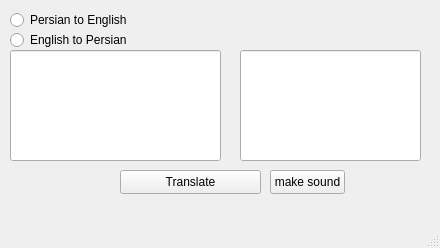
<?xml version="1.0" encoding="UTF-8"?>
<ui version="4.0">
 <class>MainWindow</class>
 <widget class="QMainWindow" name="MainWindow">
  <property name="geometry">
   <rect>
    <x>0</x>
    <y>0</y>
    <width>440</width>
    <height>248</height>
   </rect>
  </property>
  <property name="windowTitle">
   <string>MainWindow</string>
  </property>
  <widget class="QWidget" name="centralwidget">
   <widget class="QRadioButton" name="radio_PE">
    <property name="geometry">
     <rect>
      <x>10</x>
      <y>10</y>
      <width>116</width>
      <height>20</height>
     </rect>
    </property>
    <property name="text">
     <string>Persian to English</string>
    </property>
   </widget>
   <widget class="QRadioButton" name="radio_EP">
    <property name="geometry">
     <rect>
      <x>10</x>
      <y>30</y>
      <width>116</width>
      <height>20</height>
     </rect>
    </property>
    <property name="text">
     <string>English to Persian</string>
    </property>
   </widget>
   <widget class="QLineEdit" name="lineEdit">
    <property name="geometry">
     <rect>
      <x>10</x>
      <y>50</y>
      <width>211</width>
      <height>111</height>
     </rect>
    </property>
   </widget>
   <widget class="QLineEdit" name="lineEdit_2">
    <property name="geometry">
     <rect>
      <x>240</x>
      <y>50</y>
      <width>181</width>
      <height>111</height>
     </rect>
    </property>
   </widget>
   <widget class="QPushButton" name="btn_sound">
    <property name="geometry">
     <rect>
      <x>270</x>
      <y>170</y>
      <width>75</width>
      <height>24</height>
     </rect>
    </property>
    <property name="text">
     <string>make sound</string>
    </property>
   </widget>
   <widget class="QPushButton" name="btn_translate">
    <property name="geometry">
     <rect>
      <x>120</x>
      <y>170</y>
      <width>141</width>
      <height>24</height>
     </rect>
    </property>
    <property name="text">
     <string>Translate</string>
    </property>
   </widget>
  </widget>
  <widget class="QMenuBar" name="menubar">
   <property name="geometry">
    <rect>
     <x>0</x>
     <y>0</y>
     <width>440</width>
     <height>22</height>
    </rect>
   </property>
  </widget>
  <widget class="QStatusBar" name="statusbar"/>
 </widget>
 <resources/>
 <connections/>
</ui>
